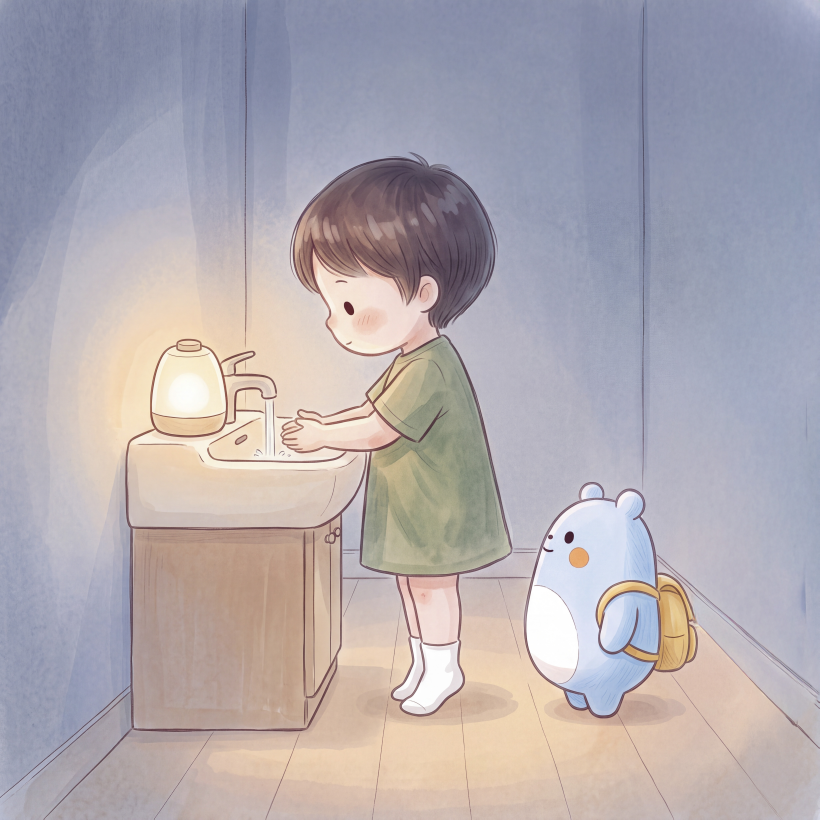
#> input picture S14_てをあらう.jpg, 4096 x 4096 px (shown at 1/5 size)
$ python suzuri_cutout.py '../S14_てをあらう.jpg'
#> lines starting #> are read from the running program, lines starting #| are printed output that depends on the picture; after the words box and inside, x2 and y2 are one past the last pixel; in counts of white or black regions, pixels touching at a corner belong together
# -*- coding: utf-8 -*-
"""SUZURIステッカー入稿用。生成画像の地を抜いて透過PNGにする。

生成AIが吐いた画像は「地＝薄いクリーム」「絵の外周＝ほぼ純白のダイカット風フチ」
という二層構造になっている。この2色は近いので、明度の閾値で切ると必ず失敗する。

  実測の例）地 #F0EFE9 は純白との距離が約31、フチは距離0〜6。
  charA 用の tools/cutout.py は TOL=26（純白基準）なので、この画像には効かない。
  純白基準でしきい値を31まで上げると、今度は白フチごと消える。

そこで基準を変える。純白ではなく「四隅から拾った実際の地の色」を基準にして、
そこから TOL 以内の画素だけを地と見なし、画像の外周から連結成分で塗り広げる。
地とフチの距離が31あるので、TOL=14 なら両者は絶対に混ざらない。
実行時に「地→純白の距離」を表示するので、余裕があるかは毎回目で見て確認すること。

使い方:
    python3 tools/suzuri_cutout.py 入力.png
    python3 tools/suzuri_cutout.py 入力.png -o 出力.png
    python3 tools/suzuri_cutout.py 入力.png --strip-border   # 白フチも剥がす
    python3 tools/suzuri_cutout.py 入力.png --strip-border --border 18
                                            # 剥がした上で18pxの白フチを引き直す
    python3 tools/suzuri_cutout.py 入力.png --square          # 正方形余白で囲む
"""
import argparse
import os
import sys
from collections import deque

import numpy as np
from PIL import Image, ImageFilter

FEATHER = 0.8  # 縁のジャギをなじませる量。上げすぎると印刷時に輪郭が甘くなる


def _flood_from_edges(mask):
    """mask が True の画素のうち、画像の外周から4近傍で到達できるものだけ返す。
    絵の内側にある同色の閉じた領域（フチの内側の白など）を巻き込まないための処理。"""
    h, w = mask.shape
    hit = np.zeros((h, w), dtype=bool)
    dq = deque()
    for x in range(w):
        for y in (0, h - 1):
            if mask[y, x] and not hit[y, x]:
                hit[y, x] = True
                dq.append((y, x))
    for y in range(h):
        for x in (0, w - 1):
            if mask[y, x] and not hit[y, x]:
                hit[y, x] = True
                dq.append((y, x))
    while dq:
        y, x = dq.popleft()
        for dy, dx in ((1, 0), (-1, 0), (0, 1), (0, -1)):
            ny, nx = y + dy, x + dx
            if 0 <= ny < h and 0 <= nx < w and mask[ny, nx] and not hit[ny, nx]:
                hit[ny, nx] = True
                dq.append((ny, nx))
    return hit


# [9 lines left out: function _dilate, not called in this run]


def _existing_alpha(path, min_ratio=0.05):
    """すでに背景が透過されている画像なら、そのアルファを返す。そうでなければ None。

    生成AIやダウンロード経路によっては、最初から透過PNGで手に入ることがある。
    その場合に地の色を推定して切り直すと、透明画素のRGB（多くは0,0,0）を
    地の色と誤認して、絵を巻き込んで壊す。先に判定して素通しする。"""
    im = Image.open(path)
    if im.mode not in ("RGBA", "LA", "P"):
        return None
    im = im.convert("RGBA")
    al = np.asarray(im)[:, :, 3]
    if (al == 0).mean() < min_ratio:
        return None  # アルファはあるが実質不透明。切る対象として扱う
    return im, al


def cut(path, tol=14, strip_border=False, white_tol=30, border=0, square=False):
    im = Image.open(path).convert("RGB")
    # int16 だと (255-rgb)**2 の3チャンネル合計が最大195075で溢れて負になる。
    # 距離計算にしか使わないので int32 で持つ。
    rgb = np.asarray(im).astype(np.int32)
    h, w, _ = rgb.shape

    # 地の色は四隅16x16の中央値で決める。1点だけ拾うとノイズを掴む。
    k = max(4, min(h, w) // 64)
    corners = np.concatenate([
        rgb[:k, :k].reshape(-1, 3), rgb[:k, -k:].reshape(-1, 3),
        rgb[-k:, :k].reshape(-1, 3), rgb[-k:, -k:].reshape(-1, 3),
    ])
    bg_color = np.median(corners, axis=0)
    d_white = float(np.sqrt(((255 - bg_color) ** 2).sum()))
    print(f"  地の色      : RGB({int(bg_color[0])}, {int(bg_color[1])}, {int(bg_color[2])})")
    print(f"  地→純白距離 : {d_white:.1f}   （TOL={tol} との差が余裕。10以上あれば安全）")
    if d_white <= tol:
        print("  !! 地が純白に近すぎる。このまま切ると白フチごと消える。", file=sys.stderr)
        print("     --tol を下げるか、地の色を変えて生成し直すこと。", file=sys.stderr)

    dist_bg = np.sqrt(((rgb - bg_color) ** 2).sum(axis=2))
    bg = _flood_from_edges(dist_bg <= tol)

    if strip_border:
        # 地を抜いた結果あらわれた新しい外周から、今度は「純白に近い画素」を
        # 外側へ辿って落とす。ダイカット風の白フチだけが消え、絵は残る。
        dist_w = np.sqrt(((255 - rgb) ** 2).sum(axis=2))
        seed = _dilate(bg, 1) & (dist_w <= white_tol)
        near_white = (dist_w <= white_tol) | bg
        reach = _flood_from_edges(near_white & (_dilate(seed, 1) | near_white))
        bg = bg | (reach & (dist_w <= white_tol))

    alpha = np.where(bg, 0, 255).astype(np.uint8)

    if border > 0:
        # 不透明部分を膨張させて、その差分を白で塗る＝均一な白フチを引き直す
        opaque = alpha > 0
        grown = _dilate(opaque, border)
        ring = grown & ~opaque
        rgb = rgb.copy()
        rgb[ring] = [255, 255, 255]
        alpha = np.where(grown, 255, 0).astype(np.uint8)

    out = Image.fromarray(np.dstack([rgb.astype(np.uint8), alpha]), "RGBA")
    out.putalpha(Image.fromarray(alpha).filter(ImageFilter.GaussianBlur(FEATHER)))

    bb = out.getchannel("A").getbbox()
    if bb:
        out = out.crop(bb)

    if square:
        side = max(out.width, out.height)
        pad = Image.new("RGBA", (side, side), (0, 0, 0, 0))
        pad.paste(out, ((side - out.width) // 2, (side - out.height) // 2), out)
        out = pad
    return out


def main():
    p = argparse.ArgumentParser(description="生成画像をSUZURI入稿用の透過PNGにする")
    p.add_argument("src")
    p.add_argument("-o", "--out", help="出力先。省略時は 元名_cut.png")
    p.add_argument("--tol", type=int, default=14, help="地と見なす色距離（既定14）")
    p.add_argument("--strip-border", action="store_true", help="白フチも剥がす")
    p.add_argument("--white-tol", type=int, default=30, help="白フチと見なす色距離（既定30）")
    p.add_argument("--border", type=int, default=0, help="この画素数で白フチを引き直す")
    p.add_argument("--square", action="store_true", help="透明余白で正方形に整える")
    p.add_argument("--pad", type=int, default=0, help="切り詰めたあと足す透明余白の画素数")
    p.add_argument("--scale", type=float, default=1.0, help="最後に拡大する倍率")
    a = p.parse_args()

    src = Image.open(a.src)
#> src is the input picture: PIL image 4096x4096 RGB; mean R, G, B 176.8, 170.3, 176.1
    print(f"入力: {a.src}  {src.width}x{src.height}  {src.mode}")
#| 入力: ../S14_てをあらう.jpg  4096x4096  RGB
    out_path = a.out or os.path.splitext(a.src)[0] + "_cut.png"

    pre = _existing_alpha(a.src)
    if pre is not None:
        im, al = pre
        print(f"  すでに透過済み（透明 {(al == 0).mean() * 100:.1f}%）。地の切り抜きは行わない。")
        bb = im.getchannel("A").getbbox()
        if bb:
            im = im.crop(bb)
        if a.square:
            side = max(im.width, im.height)
            pad = Image.new("RGBA", (side, side), (0, 0, 0, 0))
            pad.paste(im, ((side - im.width) // 2, (side - im.height) // 2), im)
            im = pad
    else:
        im = cut(a.src, a.tol, a.strip_border, a.white_tol, a.border, a.square)
#> in cut, `bg_color = np.median(corners, axis=0)`: bg_color = [181, 183, 195]
#> in cut, `d_white = float(np.sqrt(((255 - bg_color) ** 2).sum()))`: d_white = 119.4
#|   地の色      : RGB(181, 183, 195)
#|   地→純白距離 : 119.4   （TOL=14 との差が余裕。10以上あれば安全）
#> in cut, `dist_bg = np.sqrt(((rgb - bg_color) ** 2).sum(axis=2))`:
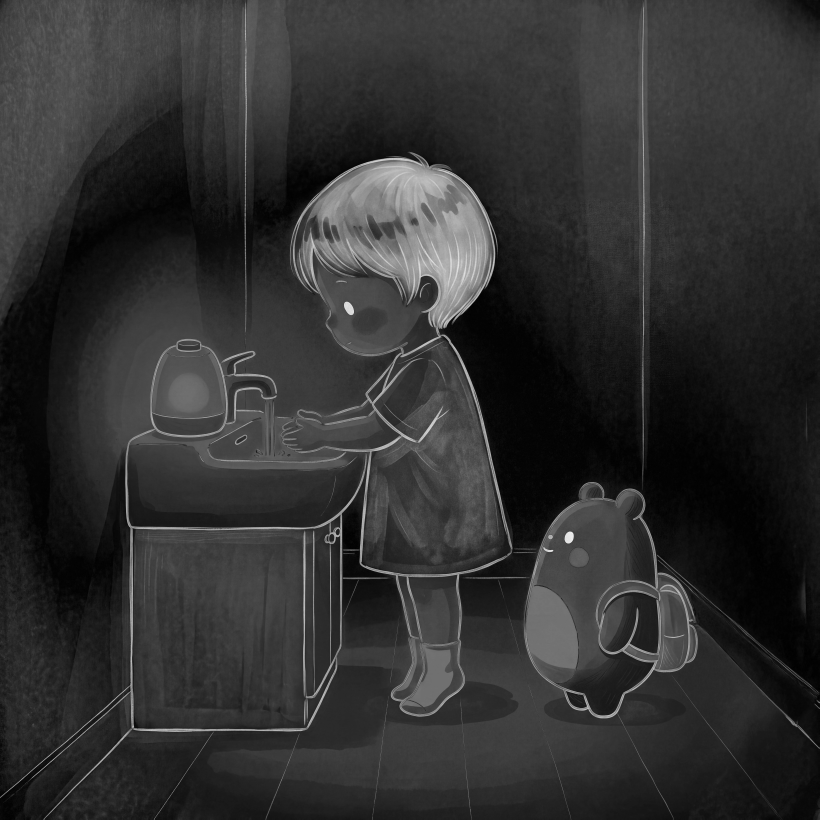
#> dist_bg: shape (4096, 4096) float64 (shown at 1/5 size); min 0, max 262.3, mean 50.4; drawn with min black and max white
#> after the loop in _flood_from_edges, `for x in range(w):`:
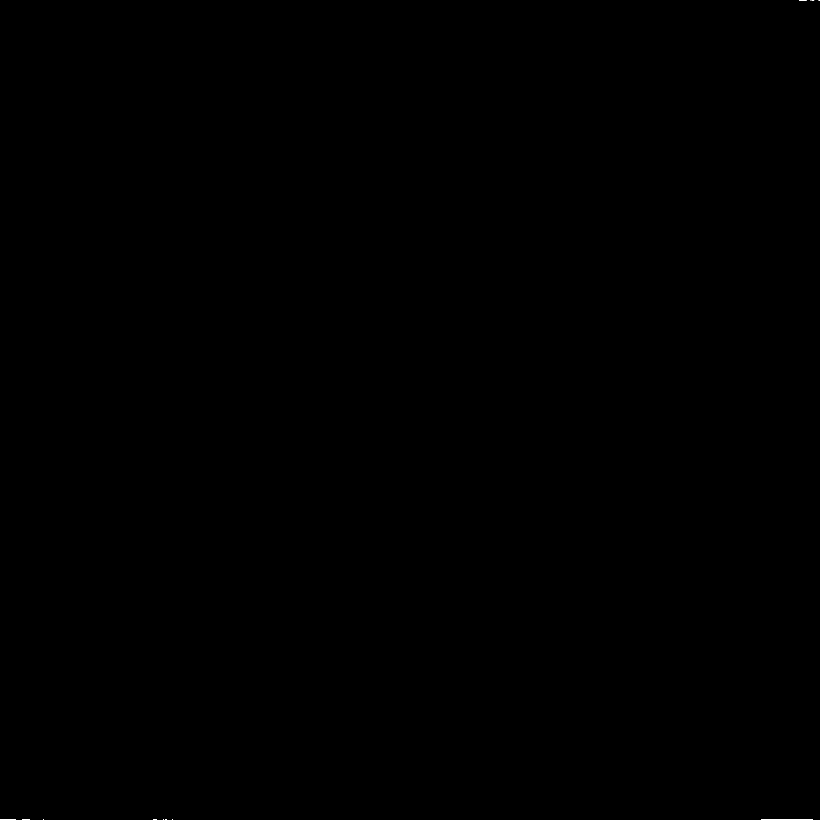
#> hit: shape (4096, 4096) bool (shown at 1/5 size); 0% white in thin lines or dots
#> after the loop in _flood_from_edges, `for y in range(h):`:
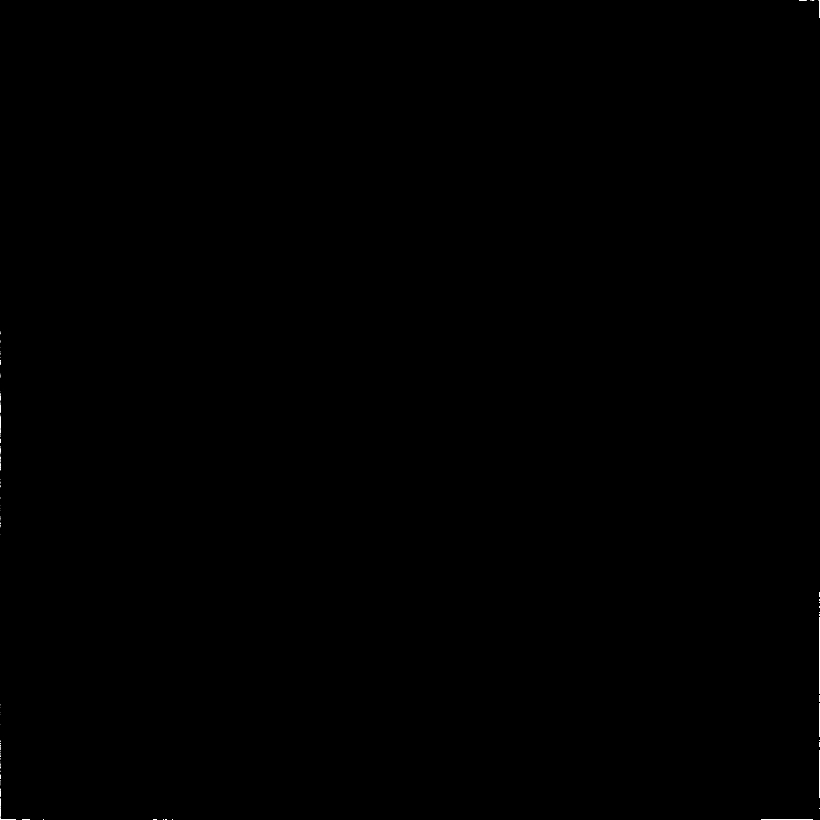
#> hit: shape (4096, 4096) bool (shown at 1/5 size); 0.01% white in thin lines or dots
#> after the loop in _flood_from_edges, `while dq:`:
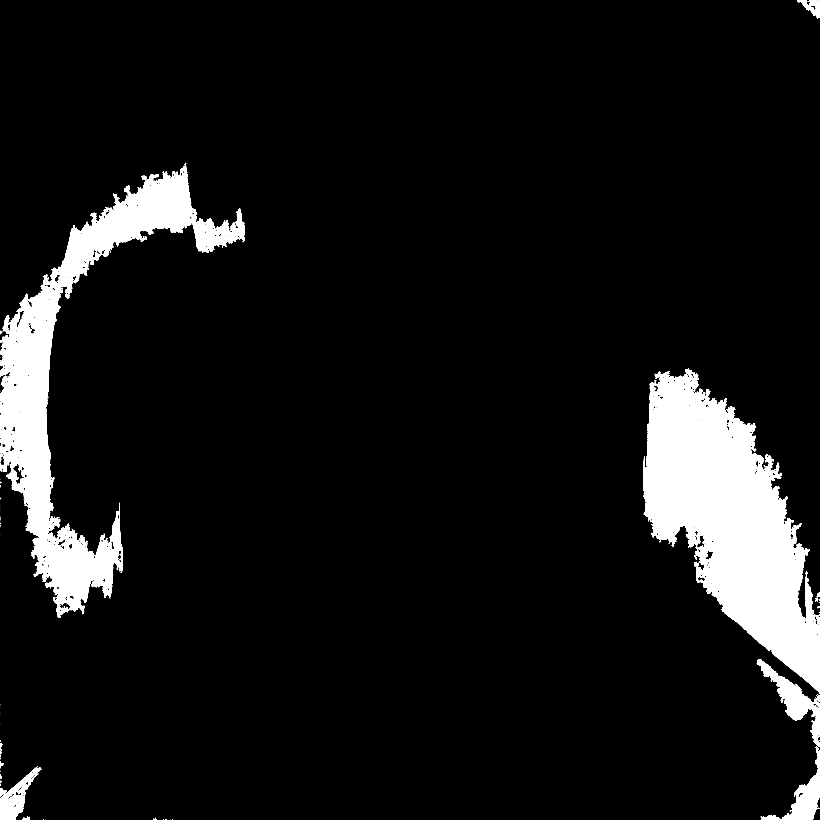
#> hit: shape (4096, 4096) bool (shown at 1/5 size); 7.6% white; 106 white regions (81 under 20 px), largest, box (x1, y1, x2, y2) and area: (3215, 1843, 4096, 3461) 693605, (0, 814, 1223, 3089) 508470, (3784, 3295, 4096, 3735) 31541
#> in cut, `alpha = np.where(bg, 0, 255).astype(np.uint8)`:
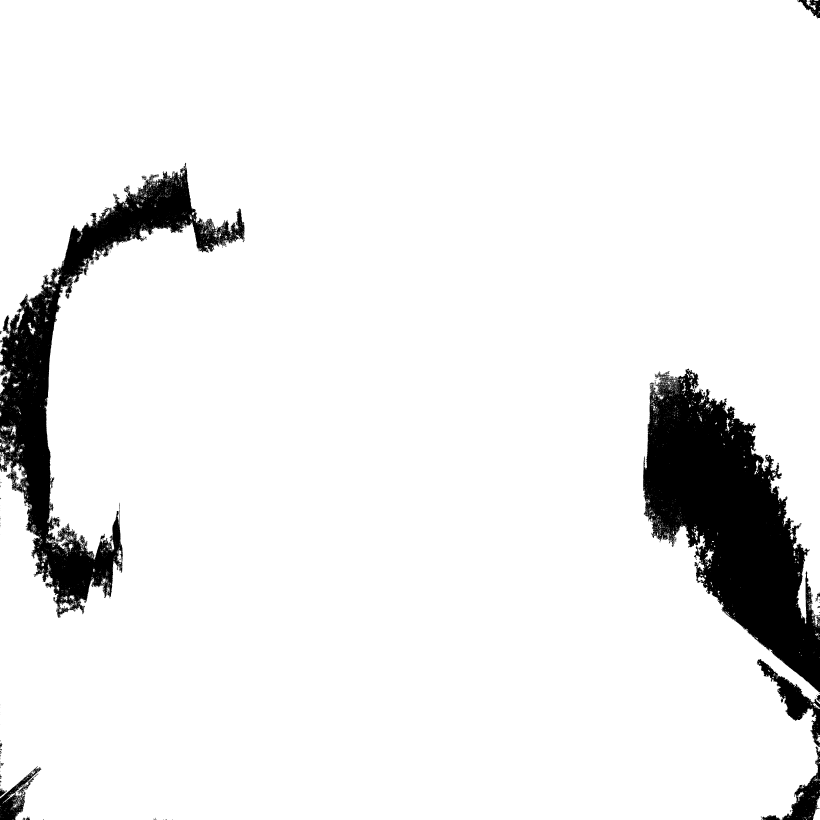
#> alpha: shape (4096, 4096) (shown at 1/5 size); 92.4% white; 106 black regions (81 under 20 px), largest, box (x1, y1, x2, y2) and area: (3215, 1843, 4096, 3461) 693605, (0, 814, 1223, 3089) 508470, (3784, 3295, 4096, 3735) 31541
#> in cut, `out = Image.fromarray(np.dstack([rgb.astype(np.uint8), alpha]), "RGBA")`:
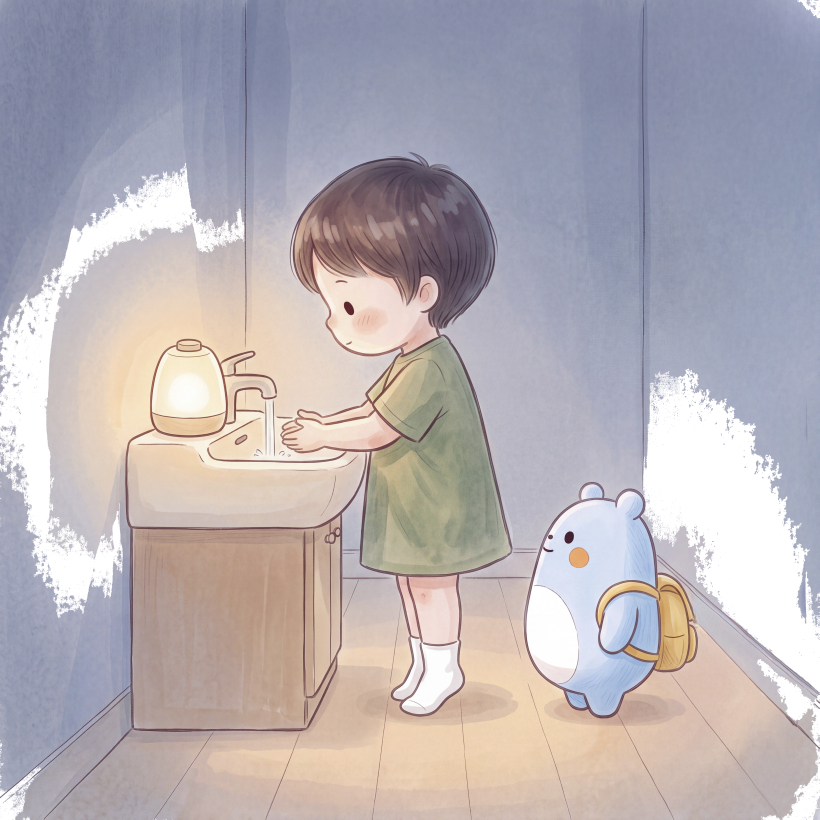
#> out: PIL image 4096x4096 RGBA (shown at 1/5 size); mean R, G, B, A 176.8, 170.3, 176.1, 235.5; transparent parts drawn white
#> in cut, `bb = out.getchannel("A").getbbox()`: bb = (0, 0, 4096, 4096)

    if a.pad > 0:
        # 縁のアンチエイリアスが断ち切られないよう、透明の余白を少しだけ残す
        pad = Image.new("RGBA", (im.width + a.pad * 2, im.height + a.pad * 2), (0, 0, 0, 0))
        pad.paste(im, (a.pad, a.pad), im)
        im = pad

    if a.scale != 1.0:
        im = im.resize((round(im.width * a.scale), round(im.height * a.scale)), Image.LANCZOS)

    im.save(out_path)

    # 透明率は事故検知に使う。0%なら地が抜けていない＝失敗。
    ratio = float((np.asarray(im)[:, :, 3] == 0).mean()) * 100
#> ratio = 6.22
    print(f"出力: {out_path}  {im.width}x{im.height}  透明部分 {ratio:.1f}%")
#| 出力: ../S14_てをあらう_cut.png  4096x4096  透明部分 6.2%
    if ratio < 1:
        print("  !! ほぼ抜けていない。--tol を上げて試すこと。", file=sys.stderr)
    print("\n  ※ 保存後、必ず画像を開いて「白フチが残っているか」「絵が欠けていないか」")
    print("     を目で確認してから入稿すること。数値だけでは判断できない。")


if __name__ == "__main__":
    main()
